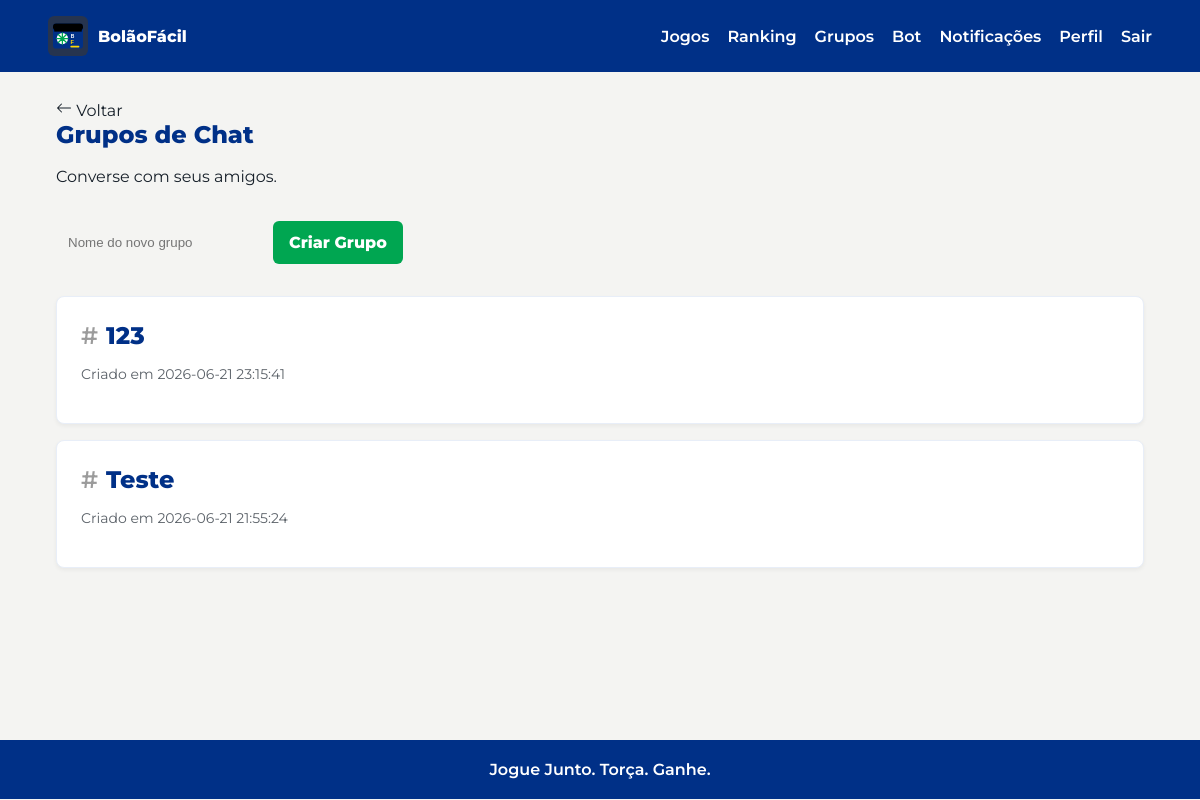
/chat/grupos (signed in), run on the app's committed database.
### tables this page shows
CREATE TABLE chat_groups (
            id INTEGER PRIMARY KEY AUTOINCREMENT,
            name TEXT NOT NULL,
            created_by INTEGER NOT NULL,
            created_at TEXT NOT NULL DEFAULT CURRENT_TIMESTAMP,
            FOREIGN KEY (created_by) REFERENCES users(id) ON DELETE CASCADE
        );

### controllers/chat_controller.py (the view)
@chat_bp.route("/chat/grupos", methods=["GET"])
@login_required
def list_groups():
    groups = ChatGroup.list_for_user(current_user.id)
    return render_template("chat/grupos.html", groups=groups)

### app.py (called while the page is built)
def get_db():
    if "db" not in g:
        database_url = current_app_config()["DATABASE_URL"]
        database_path = Path(database_url)
        database_path.parent.mkdir(parents=True, exist_ok=True)
        g.db = sqlite3.connect(database_path)
        g.db.row_factory = sqlite3.Row
        g.db.execute("PRAGMA foreign_keys = ON")
    return g.db

def current_app_config():
    from flask import current_app
    return current_app.config

@login_manager.user_loader
def load_user(user_id):
    return User.get_by_id(user_id)

### models/chat.py (called while the page is built)
def _db():
    from app import get_db
    return get_db()

    @staticmethod
    def list_for_user(user_id):
        return _db().execute(
            """
            SELECT cg.* FROM chat_groups cg
            JOIN chat_group_members cgm ON cgm.group_id = cg.id
            WHERE cgm.user_id = ?
            ORDER BY cg.created_at DESC
            """,
            (user_id,)
        ).fetchall()

### models/user.py (called while the page is built)
def _db():
    from app import get_db
    return get_db()

    @property
    def is_admin(self):
        return self.role == "admin"

    @classmethod
    def from_row(cls, row):
        if row is None:
            return None
        return cls(
            id=row["id"],
            name=row["name"],
            email=row["email"],
            whatsapp_phone=row["whatsapp_phone"],
            password_hash=row["password_hash"],
            created_at=row["created_at"],
            role=row["role"] if "role" in row.keys() else "user",
            notifications_enabled=row["notifications_enabled"] if "notifications_enabled" in row.keys() else 1,
            notification_prefs=row["notification_prefs"] if "notification_prefs" in row.keys() else "{}",
            reset_token=row["reset_token"] if "reset_token" in row.keys() else None,
            reset_token_expires_at=row["reset_token_expires_at"] if "reset_token_expires_at" in row.keys() else None,
        )

    @staticmethod
    def get_by_id(user_id):
        row = _db().execute("SELECT * FROM users WHERE id = ?", (user_id,)).fetchone()
        return User.from_row(row)

### utils/csrf.py (called while the page is built)
def generate_csrf_token() -> str:
    if _CSRF_KEY not in session:
        session[_CSRF_KEY] = secrets.token_hex(32)
    return session[_CSRF_KEY]

### templates/chat/grupos.html (shortened to what this page needs)
{% extends "base.html" %}
{% block content %}
<section class="content-head">
  <a href="javascript:history.back()" class="back-link">
    <svg width="16" height="16" fill="currentColor" viewBox="0 0 16 16"><path fill-rule="evenodd" d="M15 8a.5.5 0 0 0-.5-.5H2.707l3.147-3.146a.5.5 0 1 0-.708-.708l-4 4a.5.5 0 0 0 0 .708l4 4a.5.5 0 0 0 .708-.708L2.707 8.5H14.5A.5.5 0 0 0 15 8z"/></svg>
    Voltar
  </a>
  <h1>Grupos de Chat</h1>
  <p>Converse com seus amigos.</p>
</section>
<section style="margin-top: 2rem;">
  <form id="create-group-form" style="display: flex; gap: 1rem; margin-bottom: 2rem;">
    <input type="text" id="group-name" placeholder="Nome do novo grupo" required style="padding: 0.75rem; border: 1px solid var(--border-color); border-radius: 8px; background: var(--bg-color); color: var(--text-color);">
    <button type="submit" class="button-primary">Criar Grupo</button>
  </form>
  <div class="groups-list" style="display: grid; gap: 1rem;">
    {% for group in groups %}
      <a href="{{ url_for('chat.group_chat', group_id=group.id) }}" class="card" style="text-decoration: none; color: inherit; background: var(--white); border: 1px solid var(--blue-light); border-radius: 8px; padding: 1.5rem; display: block; transition: transform 0.2s, background 0.2s; box-shadow: 0 2px 4px rgba(0,0,0,0.05);">
        <h2 style="display: flex; align-items: center; gap: 0.5rem; margin-bottom: 0.5rem; color: var(--blue-dark); font-weight: 800;">
          <span style="color: var(--gray-dark); font-weight: 600;">#</span>{{ group.name }}
        </h2>
        <p style="opacity: 0.7; font-size: 0.875rem;">Criado em {{ group.created_at }}</p>
      </a>
    {% else %}
      <div class="empty-state">Você ainda não participa de nenhum grupo.</div>
    {% endfor %}
  </div>
</section>
{% endblock %}

### static/css/main.css (style rules this page uses)
:root { --green: #00A651; --green-dark: #007A3D; --yellow: #FFD700; --blue-dark: #003087; --blue: #1A55A0; --blue-light: #E8EEF8; --gray-light: #F4F4F2; --gray-dark: #9B9B9B; --white: #FFFFFF; --ink: #17202A; }
* { box-sizing: border-box; }
body { margin: 0; background: var(--gray-light); color: var(--ink); font-family: "Montserrat", Arial, sans-serif; }
a { color: inherit; text-decoration: none; }
h1, h2 { color: var(--blue-dark); font-weight: 800; margin: 0 0 10px; }
p { line-height: 1.5; }
button, .button-primary, .button-secondary { border: 0; border-radius: 6px; cursor: pointer; display: inline-flex; font: inherit; font-weight: 800; justify-content: center; padding: 12px 16px; }
button, .button-primary { background: var(--green); color: var(--white); }
.content-head { margin-bottom: 22px; }

### data on the page
chat_groups: name "123", created_at "2026-06-21 23:15:41"
chat_groups: name "Teste", created_at "2026-06-21 21:55:24"

### other printed values
{{ brand_name }} "BolãoFácil"
{{ brand_slogan }} "Jogue Junto. Torça. Ganhe."
